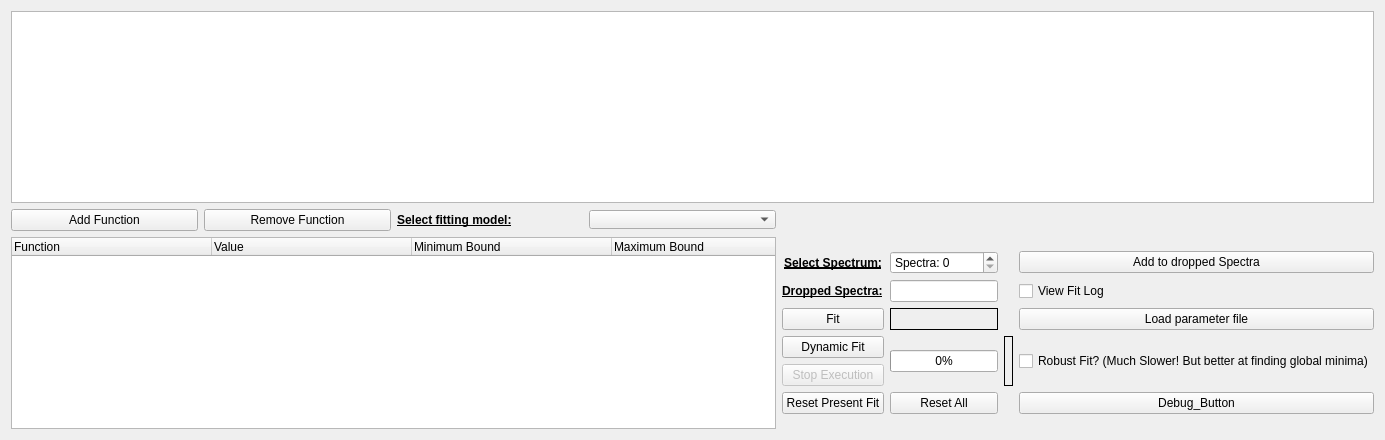
      <widget class="QWidget" name="fit_tab">
       <attribute name="title">
        <string>Fitting</string>
       </attribute>
       <layout class="QVBoxLayout" name="verticalLayout_6">
        <item>
         <layout class="QVBoxLayout" name="verticalLayout_5">
          <item>
           <layout class="QHBoxLayout" name="horizontalLayout_9">
            <item>
             <widget class="Plot_pyqtgraph" name="Plot_Indi_View">
              <property name="enabled">
               <bool>true</bool>
              </property>
              <property name="sizePolicy">
               <sizepolicy hsizetype="Expanding" vsizetype="Expanding">
                <horstretch>0</horstretch>
                <verstretch>0</verstretch>
               </sizepolicy>
              </property>
             </widget>
            </item>
           </layout>
          </item>
          <item>
           <layout class="QGridLayout" name="gridLayout_2">
            <item row="4" column="1">
             <layout class="QVBoxLayout" name="verticalLayout_7">
              <item>
               <layout class="QGridLayout" name="gridLayout">
                <item row="4" column="0">
                 <layout class="QVBoxLayout" name="verticalLayout_8">
                  <item>
                   <widget class="QPushButton" name="Button_dyn_fit">
                    <property name="font">
                     <font>
                      <family>Arial</family>
                     </font>
                    </property>
                    <property name="text">
                     <string>Dynamic Fit</string>
                    </property>
                   </widget>
                  </item>
                  <item>
                   <widget class="QPushButton" name="Button_dyn_fit_stop">
                    <property name="enabled">
                     <bool>false</bool>
                    </property>
                    <property name="text">
                     <string>Stop Execution</string>
                    </property>
                   </widget>
                  </item>
                 </layout>
                </item>
                <item row="2" column="1">
                 <widget class="QLineEdit" name="Dropped_points_edit">
                  <property name="font">
                   <font>
                    <family>Arial</family>
                   </font>
                  </property>
                  <property name="focusPolicy">
                   <enum>Qt::ClickFocus</enum>
                  </property>
                 </widget>
                </item>
                <item row="6" column="3">
                 <widget class="QPushButton" name="pushButton">
                  <property name="text">
                   <string>Debug_Button</string>
                  </property>
                 </widget>
                </item>
                <item row="2" column="0">
                 <widget class="QLabel" name="label_23">
                  <property name="font">
                   <font>
                    <family>Arial</family>
                    <weight>75</weight>
                    <bold>true</bold>
                    <underline>true</underline>
                   </font>
                  </property>
                  <property name="text">
                   <string>Dropped Spectra:</string>
                  </property>
                 </widget>
                </item>
                <item row="4" column="3">
                 <widget class="QCheckBox" name="checkBox_dynPlot">
                  <property name="font">
                   <font>
                    <family>Arial</family>
                   </font>
                  </property>
                  <property name="text">
                   <string>Robust Fit? (Much Slower! But better at finding global minima)</string>
                  </property>
                 </widget>
                </item>
                <item row="6" column="1">
                 <widget class="QPushButton" name="Button_reset_all">
                  <property name="text">
                   <string>Reset All</string>
                  </property>
                 </widget>
                </item>
                <item row="1" column="0">
                 <widget class="QLabel" name="label_4">
                  <property name="font">
                   <font>
                    <family>Arial</family>
                    <weight>75</weight>
                    <bold>true</bold>
                    <underline>true</underline>
                   </font>
                  </property>
                  <property name="text">
                   <string>Select Spectrum:</string>
                  </property>
                  <property name="alignment">
                   <set>Qt::AlignCenter</set>
                  </property>
                  <property name="margin">
                   <number>0</number>
                  </property>
                 </widget>
                </item>
                <item row="4" column="2">
                 <widget class="QLabel" name="label_7">
                  <property name="frameShape">
                   <enum>QFrame::Box</enum>
                  </property>
                  <property name="text">
                   <string/>
                  </property>
                 </widget>
                </item>
                <item row="3" column="1">
                 <widget class="QLabel" name="label_test">
                  <property name="frameShape">
                   <enum>QFrame::Box</enum>
                  </property>
                  <property name="text">
                   <string/>
                  </property>
                 </widget>
                </item>
                <item row="3" column="0">
                 <widget class="QPushButton" name="Button_Fit">
                  <property name="font">
                   <font>
                    <family>Arial</family>
                   </font>
                  </property>
                  <property name="text">
                   <string>Fit</string>
                  </property>
                 </widget>
                </item>
                <item row="1" column="3">
                 <widget class="QPushButton" name="Button_dropped_points">
                  <property name="sizePolicy">
                   <sizepolicy hsizetype="Preferred" vsizetype="Fixed">
                    <horstretch>0</horstretch>
                    <verstretch>0</verstretch>
                   </sizepolicy>
                  </property>
                  <property name="font">
                   <font>
                    <family>Arial</family>
                   </font>
                  </property>
                  <property name="text">
                   <string>Add to dropped Spectra</string>
                  </property>
                 </widget>
                </item>
                <item row="4" column="1">
                 <widget class="QProgressBar" name="progressBar">
                  <property name="font">
                   <font>
                    <family>Arial</family>
                   </font>
                  </property>
                  <property name="value">
                   <number>0</number>
                  </property>
                  <property name="alignment">
                   <set>Qt::AlignCenter</set>
                  </property>
                 </widget>
                </item>
                <item row="6" column="0">
                 <widget class="QPushButton" name="Button_reset_fit">
                  <property name="toolTip">
                   <string>Will delete every previous fit!</string>
                  </property>
                  <property name="text">
                   <string>Reset Present Fit</string>
                  </property>
                 </widget>
                </item>
                <item row="1" column="1">
                 <widget class="QSpinBox" name="select_datanumber">
                  <property name="prefix">
                   <string>Spectra: </string>
                  </property>
                 </widget>
                </item>
                <item row="3" column="3">
                 <widget class="QPushButton" name="button_load_parameter">
                  <property name="text">
                   <string>Load parameter file</string>
                  </property>
                 </widget>
                </item>
                <item row="2" column="3">
                 <widget class="QCheckBox" name="checkBox_fit_log">
                  <property name="toolTip">
                   <string>Will open a second window with Fit information</string>
                  </property>
                  <property name="text">
                   <string>View Fit Log</string>
                  </property>
                 </widget>
                </item>
               </layout>
              </item>
             </layout>
            </item>
            <item row="4" column="0">
             <widget class="QTreeWidget" name="Parameter_tree">
              <property name="minimumSize">
               <size>
                <width>765</width>
                <height>0</height>
               </size>
              </property>
              <property name="focusPolicy">
               <enum>Qt::NoFocus</enum>
              </property>
              <property name="locale">
               <locale language="C" country="AnyCountry"/>
              </property>
              <property name="dragDropMode">
               <enum>QAbstractItemView::NoDragDrop</enum>
              </property>
              <property name="alternatingRowColors">
               <bool>false</bool>
              </property>
              <property name="rootIsDecorated">
               <bool>true</bool>
              </property>
              <property name="uniformRowHeights">
               <bool>true</bool>
              </property>
              <property name="animated">
               <bool>true</bool>
              </property>
              <attribute name="headerDefaultSectionSize">
               <number>200</number>
              </attribute>
              <column>
               <property name="text">
                <string>Function</string>
               </property>
              </column>
              <column>
               <property name="text">
                <string>Value</string>
               </property>
              </column>
              <column>
               <property name="text">
                <string>Minimum Bound</string>
               </property>
              </column>
              <column>
               <property name="text">
                <string>Maximum Bound</string>
               </property>
              </column>
             </widget>
            </item>
            <item row="2" column="0">
             <layout class="QHBoxLayout" name="horizontalLayout_3">
              <item>
               <widget class="QPushButton" name="Button_add_function">
                <property name="text">
                 <string>Add Function</string>
                </property>
                <property name="icon">
                 <iconset>
                  <normaloff>icons/plus.png</normaloff>icons/plus.png</iconset>
                </property>
               </widget>
              </item>
              <item>
               <widget class="QPushButton" name="Button_remove_function">
                <property name="text">
                 <string>Remove Function</string>
                </property>
                <property name="icon">
                 <iconset>
                  <normaloff>icons/minus.png</normaloff>icons/minus.png</iconset>
                </property>
               </widget>
              </item>
              <item>
               <widget class="QLabel" name="label_2">
                <property name="sizePolicy">
                 <sizepolicy hsizetype="Preferred" vsizetype="Fixed">
                  <horstretch>0</horstretch>
                  <verstretch>0</verstretch>
                 </sizepolicy>
                </property>
                <property name="font">
                 <font>
                  <family>Arial</family>
                  <weight>75</weight>
                  <bold>true</bold>
                  <underline>true</underline>
                 </font>
                </property>
                <property name="text">
                 <string>Select fitting model:</string>
                </property>
               </widget>
              </item>
              <item>
               <widget class="QComboBox" name="comboBox_fit_model">
                <property name="maximumSize">
                 <size>
                  <width>197</width>
                  <height>19</height>
                 </size>
                </property>
                <property name="font">
                 <font>
                  <family>Arial</family>
                 </font>
                </property>
                <property name="maxVisibleItems">
                 <number>100</number>
                </property>
               </widget>
              </item>
             </layout>
            </item>
           </layout>
          </item>
         </layout>
        </item>
       </layout>
      </widget>
